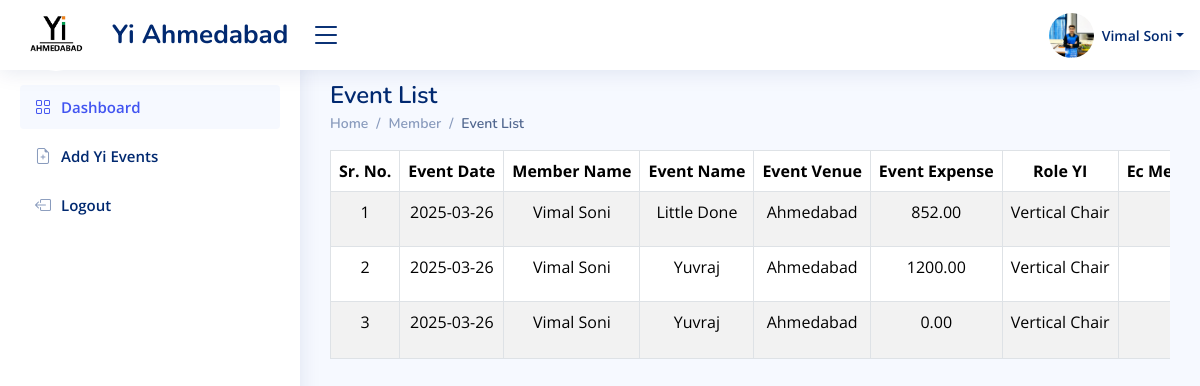
The app's page /member/event-list (signed in), older data.
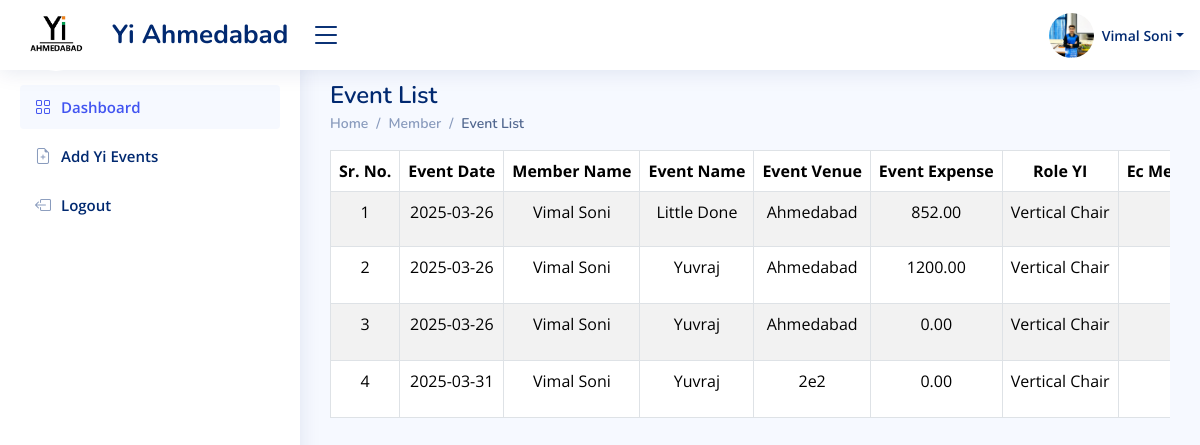
The same page, newer data.
### manager_app/models.py (models this page shows)
class Event_Data(models.Model):
    user = models.ForeignKey(LoginSide, on_delete=models.SET_NULL, null=True,db_index=True)
    your_name = models.CharField(max_length=50)
    event_name = models.CharField(max_length=200,blank=True)
    event_venue = models.TextField(blank=True)
    event_expense = models.BigIntegerField(blank=True,null=True,default=0)
    date = models.CharField(max_length=200)
    role_yi = models.CharField(max_length=200)
    project_vertical = models.CharField(max_length=200)
    project_stakeholder = models.CharField(max_length=200)
    yi_pillar = models.CharField(max_length=200)
    social_link = models.URLField(max_length=300)
    which_SIG = models.CharField(max_length=200,blank=True,null=True)
    event_member = models.CharField(max_length=1000,blank=True,null=True)
    total_impact = models.BigIntegerField(blank=True,default=1)
    select_ec_member = models.CharField(max_length=50,blank=True,null=True)
    school = models.CharField(max_length=200,blank=True,null=True)
    collage = models.CharField(max_length=200,blank=True,null=True)
    associate_partner = models.CharField(max_length=200,null=True,blank=True)

### manager_app/views.py (the view)
# urls.py: path('event-list',event_list,name='event-list'),
@login_required(login_url='index')
def event_list(request):
    user = request.user
    all_event = Event_Data.objects.filter(user=user)
    context = {
        'user': user,
        'k1': all_event
    }
    return render(request, 'member/event_list.html', context)

### manager_app/templates/member/event_list.html (shortened to what this page needs)
{% load static %}
<!DOCTYPE html>
<html lang="en">
<head>
    <link href="{% static 'assets/vendor/bootstrap/css/bootstrap.min.css' %}" rel="stylesheet">
    <link href="{% static 'assets/vendor/bootstrap-icons/bootstrap-icons.css' %}" rel="stylesheet">
    <link href="{% static 'css/manager_dashboard.css' %}" rel="stylesheet">
    <link href="{% static 'assets/css/style.css' %}" rel="stylesheet">
    <link href="{% static 'assets/css/footer.css' %}" rel="stylesheet">
    <link href="{% static 'css/inputfiled.css' %}" rel="stylesheet">
</head>
<body>
    {% include 'components/header.html' %}
    {% include 'components/side_navbar.html' %}
    <main id="main" class="main">
        <br>
        <div class="pagetitle">
            <h1>Event List</h1></div>
            <nav>
                <ol class="breadcrumb">
                    <li class="breadcrumb-item"><a href="{% url 'manager-dashboard' %}">Home</a></li>
                    <li class="breadcrumb-item">Member</li>
                    <li class="breadcrumb-item active">Event List</li>
                </ol>
            </nav>
        <div class="table-responsive">
            <table class="table table-striped table-bordered" width="100%">
                <thead>
                    <tr class="text-nowrap text-center">
                        <th>Sr. No.</th>
                        <th>Event Date</th>
                        <th>Member Name</th>
                        <th>Event Name</th>
                        <th>Event Venue</th>
                        <th>Event Expense</th>
                        <th>Role YI</th>
                        <th>Ec Members Name</th>
                    </tr>
                </thead>
                <tbody>
                    {% if k1 %}
                        {% for i in k1 %}
                            <tr class="text-nowrap text-center">
                                <td>{{ forloop.counter }}</td>
                                <td>{{ i.date }}</td>
                                <td>{{ i.your_name }}</td>
                                <td>{{ i.event_name }}</td>
                                <td>{{ i.event_venue }}</td>
                                <td>{{ i.event_expense|floatformat:2 }}</td>
                                <td>{{ i.role_yi }}</td>
                                <td>{{ i.event_handle }}<br></td>
                            </tr>
                        {% endfor %}
                    {% else %}
                        <tr>
                            <td colspan="17" class="text-center">No events available</td>
                        </tr>
                    {% endif %}
                </tbody>
            </table>
        </div>
    </main>
</body>
</html>

Row changes from the older to the newer data that the page shows:
added Event_Data: date "2025-03-31", your_name "Vimal Soni", event_name "Yuvraj", event_venue "2e2", event_expense "0.00", role_yi "Vertical Chair"
